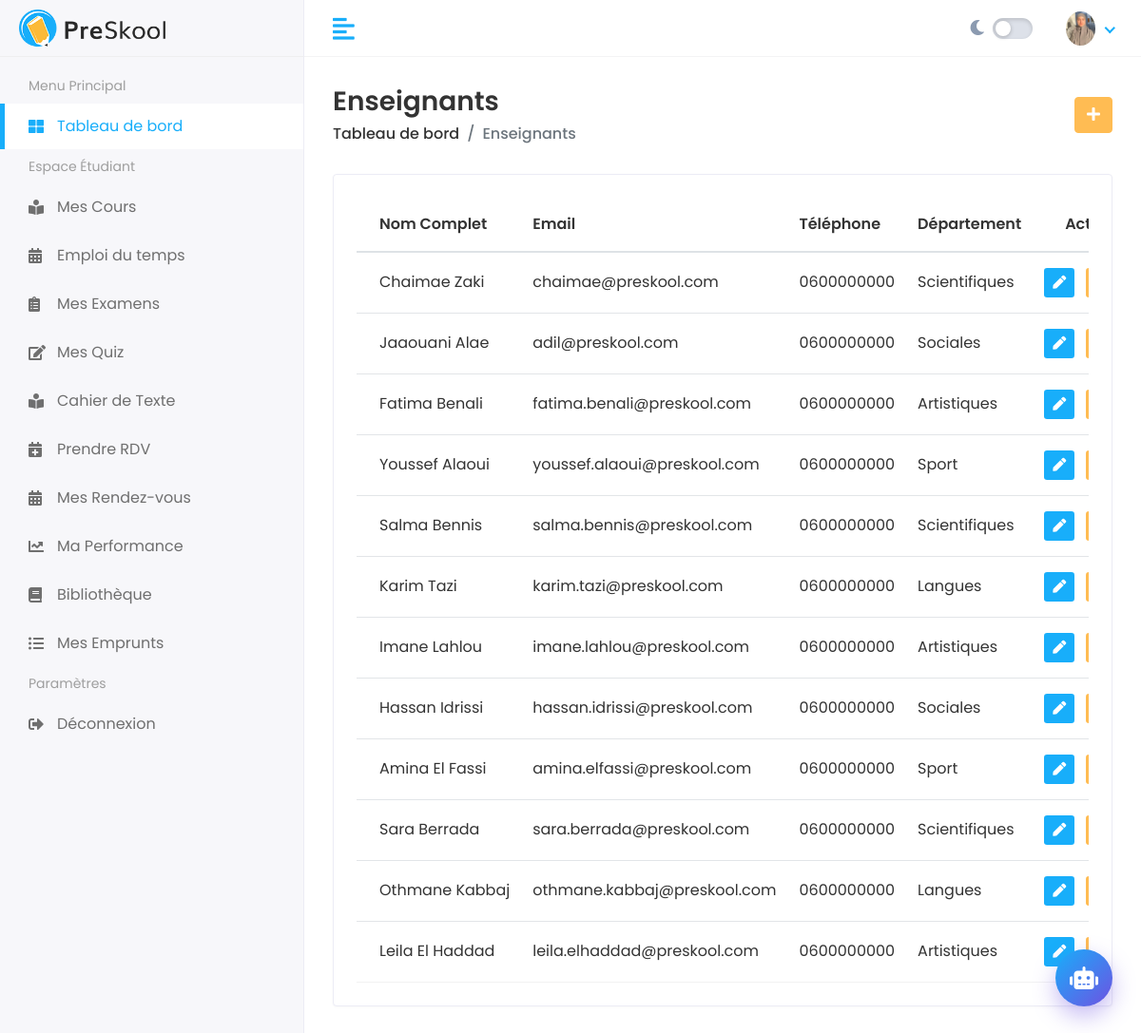
Screenshot of /fr/teachers/ with the database file from the repository.
### teachers/models.py (models this page shows, shortened)
class Teacher(models.Model):
    first_name = models.CharField(max_length=200)
    last_name = models.CharField(max_length=200)
    user = models.OneToOneField(User, on_delete=models.CASCADE, null=True, blank=True, related_name='teacher_profile')
    email = models.EmailField()
    phone = models.CharField(max_length=20)
    department = models.ForeignKey('departments.Department', on_delete=models.CASCADE, related_name='teachers')

### departments/models.py (models this page shows, shortened)
class Department(models.Model):
    name = models.CharField(max_length=200)
    description = models.TextField(blank=True, null=True)
    established_date = models.DateField()

### teachers/views.py (the view)
# urls.py: path('', views.teacher_list, name='teacher_list'),
def teacher_list(request):
    teachers = Teacher.objects.all()
    return render(request, 'teachers/list.html', {'teachers': teachers})

### templates/teachers/list.html (shortened to what this page needs)
{% extends 'Home/base.html' %}
{% load static %}
{% block body %}
<div class="page-header">
    <div class="row align-items-center">
        <div class="col">
            <h3 class="page-title">Enseignants</h3>
            <ul class="breadcrumb">
                <li class="breadcrumb-item"><a href="{% url 'dashboard' %}">Tableau de bord</a></li>
                <li class="breadcrumb-item active">Enseignants</li>
            </ul>
        </div>
        <div class="col-auto text-right float-right ml-auto">
            <a href="{% url 'teacher_add' %}" class="btn btn-primary"><i class="fas fa-plus"></i></a>
        </div>
    </div>
</div>
<div class="row">
    <div class="col-sm-12">
        <div class="card card-table">
            <div class="card-body">
                <div class="table-responsive">
                    <table class="table table-hover table-center mb-0 datatable">
                        <thead>
                            <tr>
                                <th>Nom Complet</th>
                                <th>Email</th>
                                <th>Téléphone</th>
                                <th>Département</th>
                                <th class="text-right">Action</th>
                            </tr>
                        </thead>
                        <tbody>
                            {% for teacher in teachers %}
                            <tr>
                                <td>{{ teacher.first_name }} {{ teacher.last_name }}</td>
                                <td>{{ teacher.email }}</td>
                                <td>{{ teacher.phone }}</td>
                                <td>{{ teacher.department.name }}</td>
                                <td class="text-right">
                                    <div class="actions">
                                        <a href="{% url 'teacher_edit' teacher.pk %}" class="btn btn-sm bg-success-light mr-2">
                                            <i class="fas fa-pen"></i>
                                        </a>
                                        <a href="{% url 'teacher_delete' teacher.pk %}" class="btn btn-sm bg-danger-light">
                                        </a>
                                    </div>
                                </td>
                            </tr>
                            {% empty %}
                            <tr>
                                <td colspan="5" class="text-center">Aucun enseignant trouvé.</td>
                            </tr>
                            {% endfor %}
                        </tbody>
                    </table>
                </div>
            </div>
        </div>
    </div>
</div>
{% endblock %}

### static/assets/css/style.css (style rules this page uses)
html { height: 100%; }
body { background-color: #fff; color: #333; font-family: 'Poppins', sans-serif; font-size: 1rem; height: 100%; line-height: 1.5; overflow-x: hidden; }
h1, h2, h3, h4, h5, h6 { font-family: 'Poppins', sans-serif; margin-top: 0; }
a { color: #009ce7; }
input, button, a { transition: all 0.4s ease; -moz-transition: all 0.4s ease; -o-transition: all 0.4s ease; -ms-transition: all 0.4s ease; -webkit-transition: all 0.4s ease; }
ul, ol { padding: 0px; list-style: none; }
.table { color: #333; max-width: 100%; margin-bottom: 0; width: 100%; }
.table thead tr th { font-weight: 600; }
.table tbody tr { border-bottom: 1px solid rgba(0, 0, 0, 0.05); }
.table.table-center td, .table.table-center th { vertical-align: middle; }
.card-table .card-body .table > thead > tr > th { border-top: 0; }
.card-table .card-body .table tr td:first-child, .card-table .card-body .table tr th:first-child { padding-left: 1.5rem; }
.card-table .card-body .table tr td:last-child, .card-table .card-body .table tr th:last-child { padding-right: 1.5rem; }
.card-table .table td, .card-table .table th { border-top: 1px solid #e2e5e8; padding: 1rem 0.75rem; white-space: nowrap; }
.btn-primary { background-color: #FFBC53; border: 1px solid #FFBC53; }
.card { border: 1px solid #ececf5; box-shadow: 0 1px 3px 0 rgba(0, 0, 0, 0.03); margin-bottom: 1.875rem; }
.card-body { padding: 1.5rem; }
.bg-danger-light { background-color:#FFBC53 !important; color:#fff !important; }
.bg-success-light { background-color: #18aefa; color: #fff; }
.page-header { margin-bottom: 1.875rem; }
.page-header .breadcrumb { background-color: transparent; color: #6c757d; font-size: 1rem; font-weight: 500; margin-bottom: 0; padding: 0; }
.page-header .breadcrumb a { color: #333; }
.page-title { font-size: 28px; font-weight: 600; color: #333; margin-bottom: 5px; }

### static/assets/css/premium_dashboard.css (style rules this page uses)
:root { --primary-gradient: linear-gradient(135deg, #667cca 0%, #4659b1 100%); --secondary-gradient: linear-gradient(135deg, #ff9d6c 0%, #ff6b6b 100%); --success-gradient: linear-gradient(135deg, #43e97b 0%, #38f9d7 100%); --glass-bg: rgba(255, 255, 255, 0.7); --glass-border: rgba(255, 255, 255, 0.3); }

### rows the page displays
Teacher: first_name "Chaimae", last_name "Zaki", email "chaimae@preskool.com", phone "0600000000", department.name "Scientifiques"
Teacher: first_name "Jaaouani", last_name "Alae", email "adil@preskool.com", phone "0600000000", department.name "Sociales"
Teacher: first_name "Fatima", last_name "Benali", email "fatima.benali@preskool.com", phone "0600000000", department.name "Artistiques"
Teacher: first_name "Youssef", last_name "Alaoui", email "youssef.alaoui@preskool.com", phone "0600000000", department.name "Sport"
Teacher: first_name "Salma", last_name "Bennis", email "salma.bennis@preskool.com", phone "0600000000", department.name "Scientifiques"
Teacher: first_name "Karim", last_name "Tazi", email "karim.tazi@preskool.com", phone "0600000000", department.name "Langues"
Teacher: first_name "Imane", last_name "Lahlou", email "imane.lahlou@preskool.com", phone "0600000000", department.name "Artistiques"
Teacher: first_name "Hassan", last_name "Idrissi", email "hassan.idrissi@preskool.com", phone "0600000000", department.name "Sociales"
Teacher: first_name "Amina", last_name "El Fassi", email "amina.elfassi@preskool.com", phone "0600000000", department.name "Sport"
Teacher: first_name "Sara", last_name "Berrada", email "sara.berrada@preskool.com", phone "0600000000", department.name "Scientifiques"
Teacher: first_name "Othmane", last_name "Kabbaj", email "othmane.kabbaj@preskool.com", phone "0600000000", department.name "Langues"
Teacher: first_name "Leila", last_name "El Haddad", email "leila.elhaddad@preskool.com", phone "0600000000", department.name "Artistiques"

### other values shown
{{ menu_principal }} "Menu Principal"
{{ dashboard_label }} "Tableau de bord"
{{ student_space }} "Espace Étudiant"
{{ my_courses }} "Mes Cours"
{{ txt_timetable }} "Emploi du temps"
{{ my_exams }} "Mes Examens"
{{ my_quizzes }} "Mes Quiz"
{{ digital_logbook }} "Cahier de Texte"
{{ book_appointment }} "Prendre RDV"
{{ my_appointments }} "Mes Rendez-vous"
{{ my_performance }} "Ma Performance"
{{ my_loans }} "Mes Emprunts"
{{ settings }} "Paramètres"
{{ logout }} "Déconnexion"
